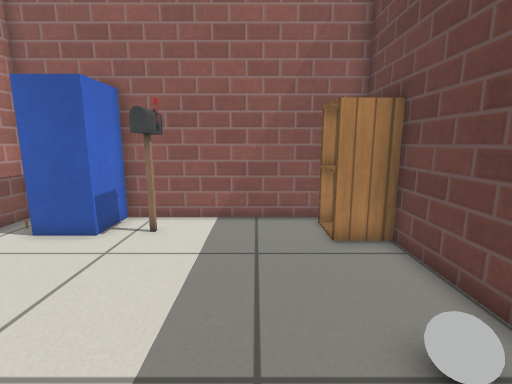
View 1 (above)

13 first-person views from a walk through a world built for the Gazebo simulator. The camera is 0.72 m above the floor, tilts 10° down and sees 85° across. Floor lines are 1 m apart. The floor is counted in squares, 0.25 m on a side. Each view is taken from the middle of a square. On the plan, view 1 faces up. The plan holds only what a view shows up to about 20 squares ahead; the rest is blank. The place goes on beyond the plan. Gazebo's built-in surfaces are drawn with simple patterns. Some stock models are drawn as simple stand-ins.

View 2
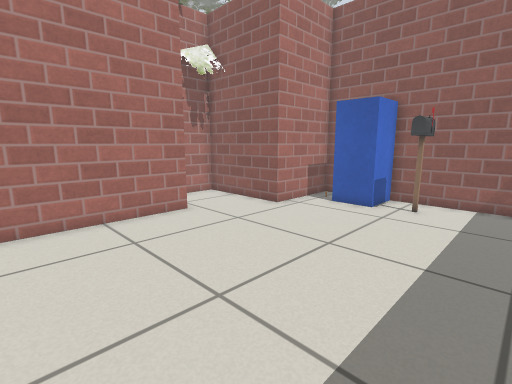

View 3
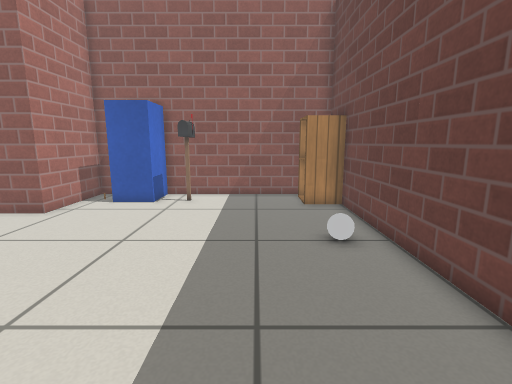

View 4
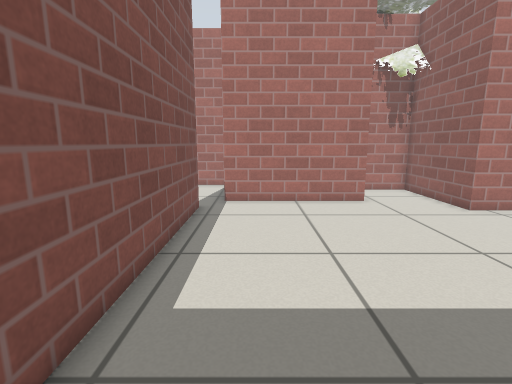

View 5
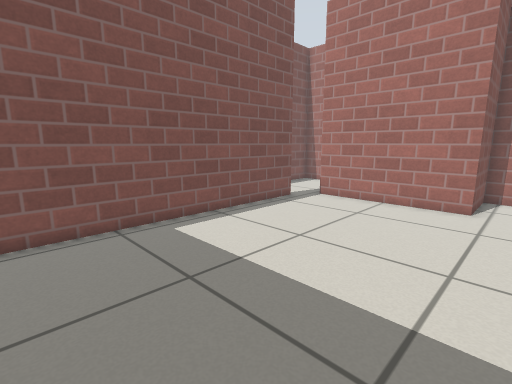

View 6
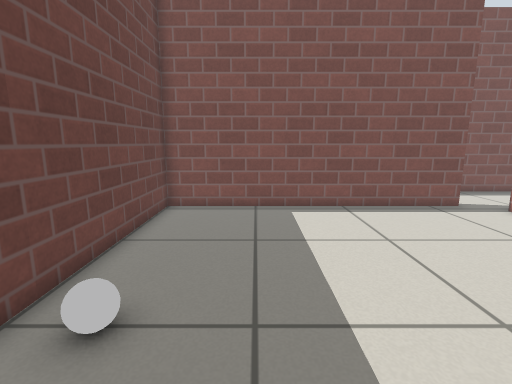

View 7
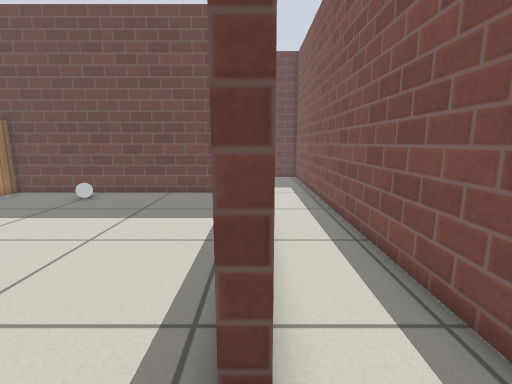

View 8
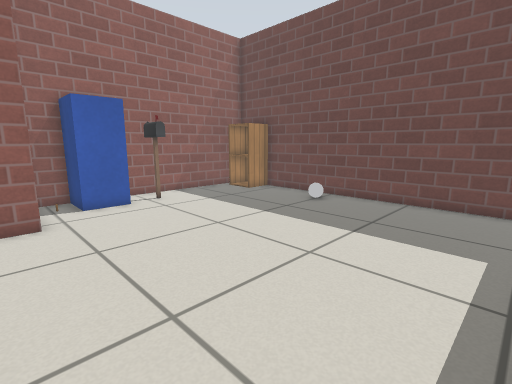

View 9
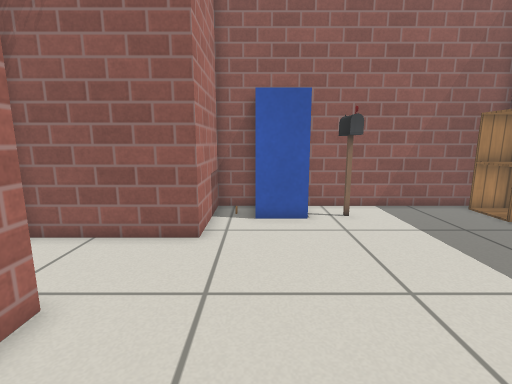

View 10
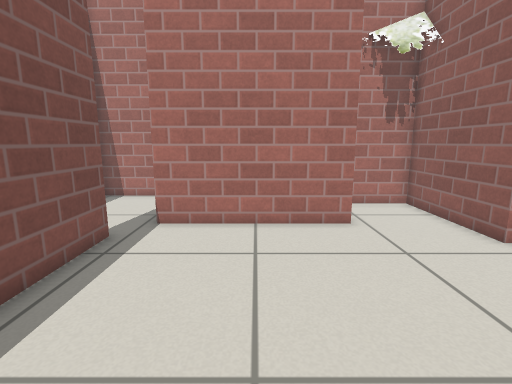

View 11
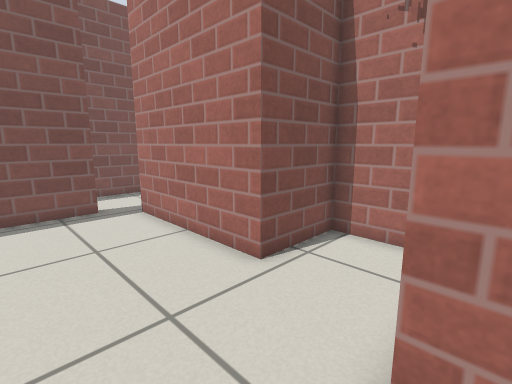

View 12
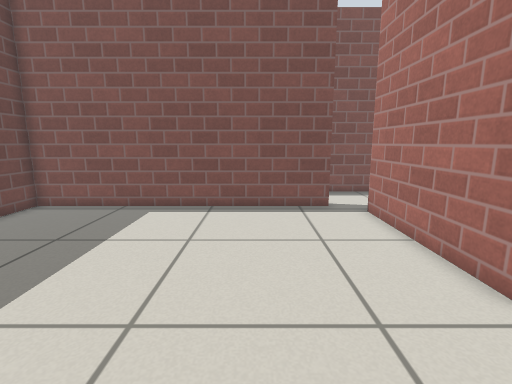

View 13
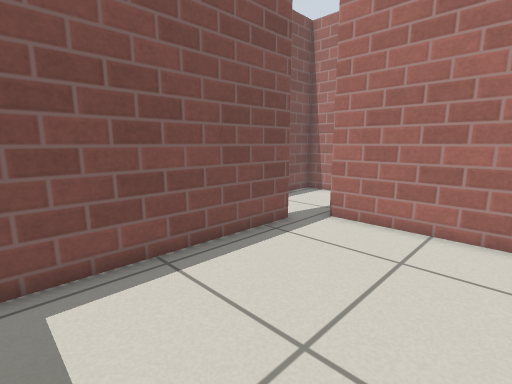

### Floor plan
Points are (right, up) in squares from view 1. A wall is a line through its corners. A room is listed if a view was taken in it or the views show most of it. See-through windows are left out.
Room 1 (views 1, 2, 3, 4, 5, 6, 8, 9, 10, 11, 12, 13)
walls: (-9.3, -5.6) (4.1, -5.6) (4.1, 8.5); (4.1, 9.4) (4.1, 10.6) (-8.7, 10.6) (-8.7, 6.2) (-12.5, 6.2); (-14.1, 2.4) (-10.7, 2.4) (-10.7, -4.6)
low walls: (-9.3, -6.2) (-9.3, -5.6)
ways out: opening at (-10, -6) to room 2
objects: other object (-8, 9); postbox (-7, 8) to (-5, 10); postbox (-4, 8) to (-3, 10); cabinet (2, 8) to (4, 10); grey ball (3, 3)
Room 2 (view 7)
walls: (-8.8, -9.4) (8.8, -9.4); (-16.1, -5.1) (-16.1, -9.4) (-10.2, -9.4)
ways out: opening at (-10, -6) to room 1

Where each view was taken, in squares from view 1:
view 1: 0 up, 0 right, facing up
view 2: 4 down, 0 right, facing up-left
view 3: 5 down, 0 right, facing up
view 4: 3 down, 3 right, facing left
view 5: 4 up, 3 right, facing down-left
view 6: 7 up, 0 right, facing down
view 7: 6 down, 12 left, facing right
view 8: 5 down, 10 left, facing up-right
view 9: 2 down, 7 left, facing up
view 10: 1 down, 1 left, facing left
view 11: 7 up, 6 left, facing down-left
view 12: 7 up, 6 left, facing down
view 13: 1 up, 1 left, facing down-left
